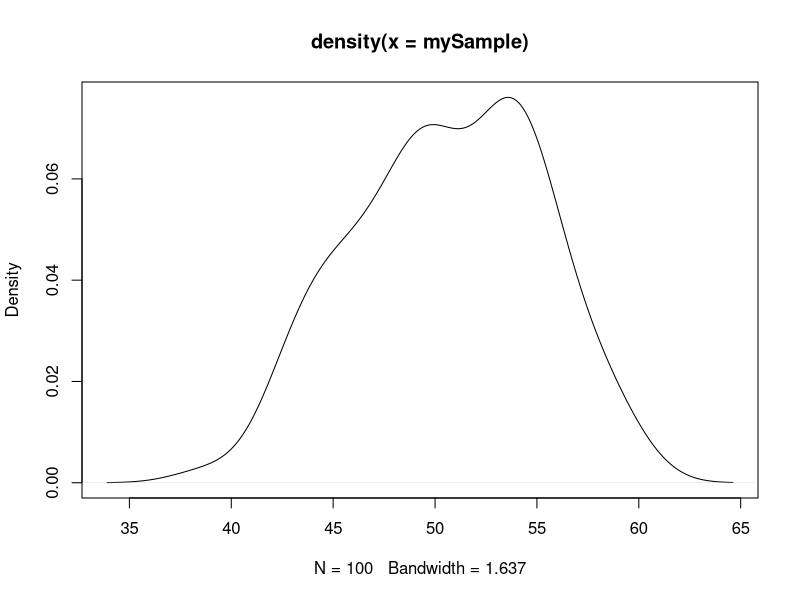

Here is the R script that generated this plot:
#Verification of Central Limit Theorem

#The Central Limit Theorem states that if there is a population with mean mu and standard deviation sigma and one draws 
#sufficiently large random samples from the population with replacement, then the distribution of the sample means 
#will be approximately normal. Moreover, mu and sigma can be estimated in a manner explained below.

#Create random population data of reasonable size; values are uniformly distributed between min and max
pop_size <-100000
min_value <- 0
max_value <-100
set.seed(123)
population <- runif(pop_size, min = min_value, max = max_value)

#Compute actual mean and standard deviation of the population
mu <- mean(population)
sig <- sd(population)

#Design sampling mechanism - no. of sampling trials and sample size for each trial
trials = 100
sample_size = 50

#Generate sample statistics - draw a random sample and compute its mean; repeat the procedure for the selected no. of trials
mySample <- numeric(trials)
for (i in c(1:trials)) {
  spl <- sample(population, size = sample_size, replace = TRUE)
  mySample[i] <- mean(spl)
}

#Compute estimates for mean and standard deviation from the data generated by the trials
mu_estimate <- mean(mySample) # mean of sample means is a good estimate for population mean
sig_spl <- sd(mySample)
sig_estimate <- sig_spl*sqrt(sample_size) # standard deviation of sample means is biased and needs to be corrected

#Compare the estimated parameters with the actual ones
result <- data.frame("Population_mean" = mu,
                     "Estimated_mean" = mu_estimate,
                     "Population_sd" = sig,
                     "Estimated_sd" = sig_estimate)

print(result)
plot(density(mySample)) #should look like a normal distribution irrespective of the original population